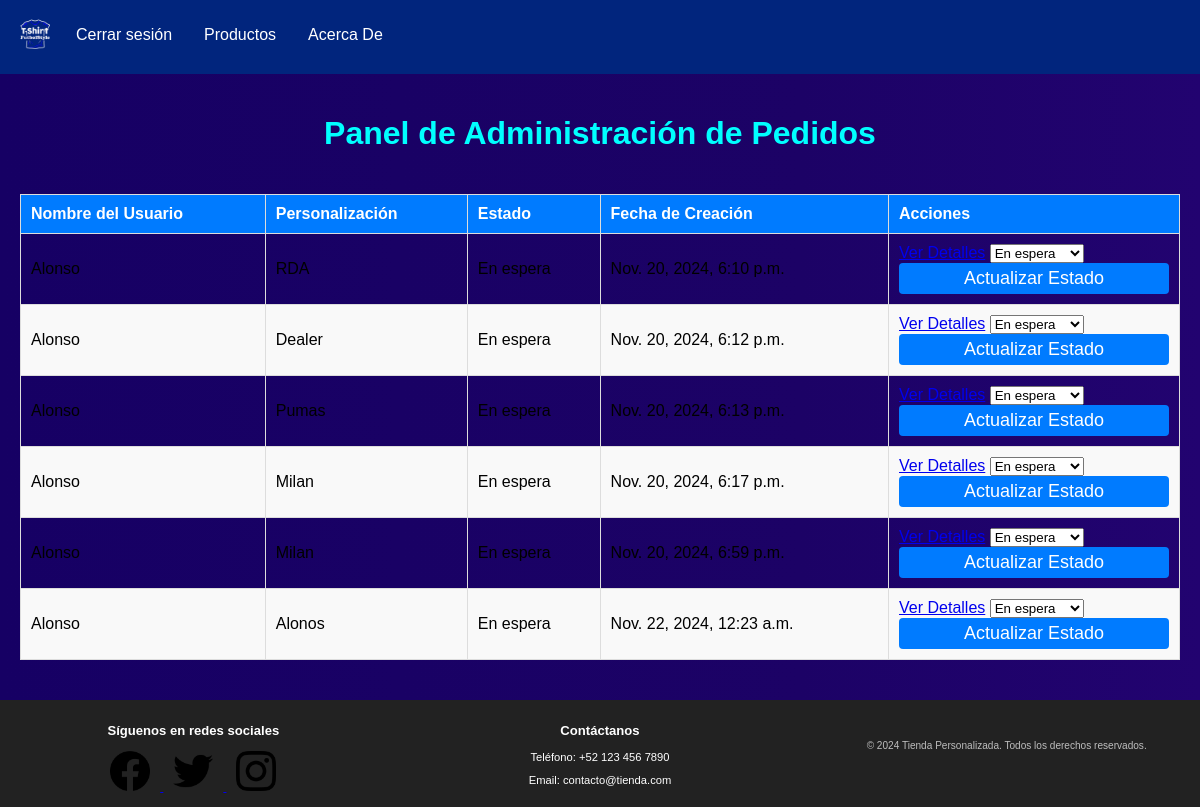
Page /productos/admin/pedidos/ (signed in) on the committed database.
### productos/models.py (models this page shows, shortened)
class Pedido(models.Model):
    usuario = models.ForeignKey(User, on_delete=models.CASCADE)
    personalizacion = models.ForeignKey(PlayeraPersonalizada, on_delete=models.CASCADE)
    estado = models.CharField(max_length=50, default='En espera')  # Estado del pedido: En espera, Completado, etc.
    fecha_creacion = models.DateTimeField(auto_now_add=True)

class PlayeraPersonalizada(models.Model):
    playera_base = models.ForeignKey(Playera, on_delete=models.CASCADE, related_name="personalizaciones")
    nombre_personalizado = models.CharField(max_length=100)
    numero_personalizado = models.IntegerField()
    color_personalizado = models.CharField(max_length=7, blank=True, null=True)  # Color en formato hexadecimal
    escudo = models.ImageField(upload_to='escudos/', blank=True, null=True)
    fecha_creacion = models.DateTimeField(auto_now_add=True)

### productos/views.py (the view)
# urls.py: path('admin/pedidos/', views.lista_pedidos_admin, name='lista_pedidos_admin'),
@login_required(login_url='usuarios:login')
def lista_pedidos_admin(request):
    pedidos = Pedido.objects.all()  # Obtenemos todos los pedidos
    return render(request, 'productos/lista_pedidos_admin.html', {'pedidos': pedidos})

### productos/templates/productos/lista_pedidos_admin.html (shortened to what this page needs)
{% extends 'base.html' %}
{% block content %}
  <h1 class="titulo-panel" style="color: #00FFFF;">Panel de Administración de Pedidos</h1>
  <table class="tabla-playeras">
    <thead>
      <tr>
        <th>Nombre del Usuario</th>
        <th>Personalización</th>
        <th>Estado</th>
        <th>Fecha de Creación</th>
        <th>Acciones</th>
      </tr>
    </thead>
    <tbody>
      {% for pedido in pedidos %}
        <tr>
          <td>{{ pedido.usuario.username }}</td>
          <td>{{ pedido.personalizacion.nombre_personalizado }}</td>
          <td>{{ pedido.estado }}</td>
          <td>{{ pedido.fecha_creacion }}</td>
          <td>
            <a href="{% url 'productos:detalles_pedido' pedido.id %}" >Ver Detalles</a>
            <form method="POST" action="{% url 'productos:actualizar_estado_pedido' pedido.id %}" style="display:inline;">
              <select name="estado" class="select-estado">
                <option value="En espera" {% if pedido.estado == 'En espera' %}selected{% endif %}>En espera</option>
              </select>
              <button type="submit" class="btn">Actualizar Estado</button>
            </form>
          </td>
        </tr>
      {% endfor %}
    </tbody>
  </table>
{% endblock %}

### usuarios/static/css/styles.css (style rules this page uses)
body { display: flex; flex-direction: column; min-height: 100vh; margin: 0; }
body { margin: 0; padding: 0; font-family: Arial, sans-serif; position: relative; min-height: 100vh; background: linear-gradient(90deg, #160064, #1c0266, #28047a, #01257D, #36088f, #4b0ca5, #1a64ed ); background-size: 400% 400%; animation: moveBackground 9s ease infinite; }

### usuarios/static/css/styles1.css (style rules this page uses)
form { display: flex; flex-direction: column; gap: 15px; }
button { background-color: #007bff; color: #ffffff; border: none; border-radius: 5px; padding: 10px; font-size: 1rem; cursor: pointer; }
.btn { display: block; width: 100%; padding: 10px; font-size: 16px; color: #ffffff; background-color: #007bff; border: none; border-radius: 5px; cursor: pointer; transition: background-color 0.3s; }
.tabla-playeras { width: 100%; border-collapse: collapse; margin: 20px 0; font-size: 1rem; text-align: left; }
.tabla-playeras thead { background-color: #007bff; color: white; }
.tabla-playeras thead th { padding: 10px; border: 1px solid #dddddd; }
.tabla-playeras tbody tr:nth-child(even) { background-color: #f9f9f9; }
.tabla-playeras td, .tabla-playeras th { padding: 10px; border: 1px solid #dddddd; }
.btn { padding: 5px 10px; border: none; border-radius: 4px; cursor: pointer; font-size: 0.9rem; }
@media (min-width: 1200px) { .btn { font-size: 18px; } }

### rows in the picture
Pedido: personalizacion.nombre_personalizado "RDA", estado "En espera", fecha_creacion "Nov. 20, 2024, 6:10 p.m."
Pedido: usuario.username "Alonso", personalizacion.nombre_personalizado "Dealer", estado "En espera", fecha_creacion "Nov. 20, 2024, 6:12 p.m."
Pedido: personalizacion.nombre_personalizado "Pumas", estado "En espera", fecha_creacion "Nov. 20, 2024, 6:13 p.m."
Pedido: usuario.username "Alonso", personalizacion.nombre_personalizado "Milan", estado "En espera", fecha_creacion "Nov. 20, 2024, 6:17 p.m."
Pedido: personalizacion.nombre_personalizado "Milan", estado "En espera", fecha_creacion "Nov. 20, 2024, 6:59 p.m."
Pedido: usuario.username "Alonso", personalizacion.nombre_personalizado "Alonos", estado "En espera", fecha_creacion "Nov. 22, 2024, 12:23 a.m."
